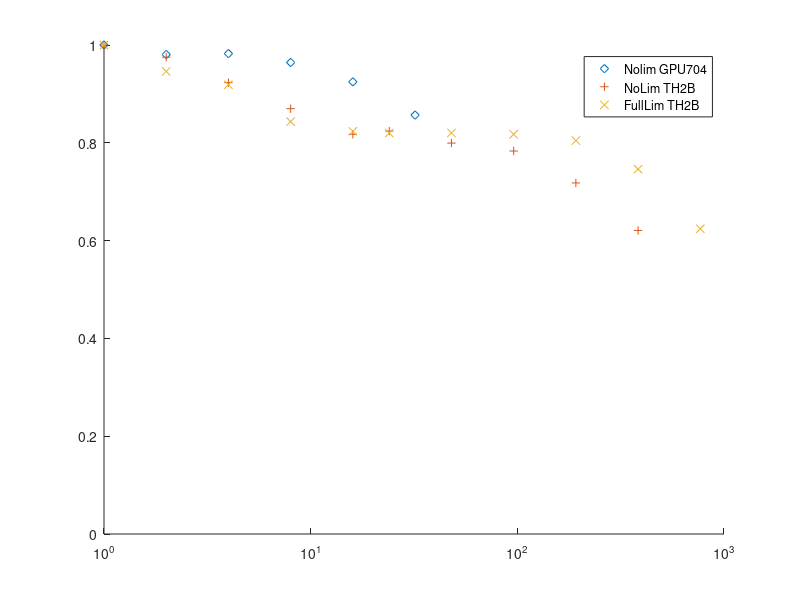

Here is the MATLAB script that generated this plot:
hold on;

%% 

d.machine = 'gs';
d.case = 'test_Euler_.UniformRT512_Tri_RR2_TW10_Nolim';
d.commit = '3810dd9592bcf2fb1641edfe80d8128db7f72797';
d.testLen = '10 internal';
d.ncpu = [1 2 4 8 16 32]; 
d.t = [ ...
    mean([11.678, 11.514]),...
    mean([6.034,5.852,5.853]),...
    mean([2.987,2.962,2.972,2.918,2.915]),...
    mean([1.517,1.475,1.512,1.509]),...
    mean([0.869,0.761,0.760,0.761,0.760,0.792]),...
    mean([0.452,0.447,0.402,0.409,0.419,0.409])
    ];

spvflop = 10./(d.ncpu.*d.t);

plot(d.ncpu,spvflop/spvflop(1),'d','DisplayName','Nolim GPU704');
set(gca,'XScale','log');
ylim([0,inf]);
fprintf("%s::::%s, 1 core spvflop %g\n", d.machine, d.case, spvflop(1));


%% 

d.machine = 'TH2B';
d.case = 'test_Euler_.UniformRT512_Tri_RR2_TW10_Nolim';
d.commit = '3810dd9592bcf2fb1641edfe80d8128db7f72797';
d.testLen = '10 internal';
d.ncpu = [1 2 4 8 16 1*24 2*24 4*24 8*24 16*24]; 
d.t = [ ...
    mean([34.491, 34.586,34.566,34.617]),...
    mean([17.726, 17.854 ,17.660,17.660]),...
    mean([9.340,9.315,9.504,9.286]),...
    mean([4.961,4.968,4.967,4.974]),...
    mean([2.647,2.644,2.643,2.638]),...
    mean([1.746,1.741,1.766,1.739]),...
    mean([0.909,0.897,0.898,0.899]),...
    mean([0.457,0.459,0.462,0.461]),...
    mean([0.252,0.252,0.250,0.249]),...
    mean([0.147,0.145,0.145,0.143])
    ];

spvflop = 10./(d.ncpu.*d.t);

plot(d.ncpu,spvflop/spvflop(1),'+','DisplayName','NoLim TH2B');
set(gca,'XScale','log');
ylim([0,inf]);
fprintf("%s::::%s, 1 core spvflop %g\n", d.machine, d.case, spvflop(1));

%% 

d.machine = 'TH2B';
d.case = 'test_Euler_.UniformRT512_Tri_New_RR2_TW10_FullLim';
d.commit = '3810dd9592bcf2fb1641edfe80d8128db7f72797';
d.testLen = '10 internal';
d.ncpu = [1 2 4 8 16 1*24 2*24 4*24 8*24 16*24,32*24]; 
d.t = [ ...
    mean([120.999, 120.592,120.596,120.564]),...
    mean([63.988, 63.935 ,63.464,63.747]),...
    mean([32.806,32.896,32.657,32.999]),...
    mean([17.935,17.886,17.860,17.867]),...
    mean([9.158,9.159,9.161,9.161]),...
    mean([6.125,6.142,6.139,6.123]),...
    mean([3.066,3.066,3.065,3.063]),...
    mean([1.537,1.541,1.538,1.536]),...
    mean([0.782,0.783,0.780,0.780]),...
    mean([0.421,0.422,0.421,0.421]),...
    mean([0.252,0.252,0.252,0.251])
    ];

spvflop = 10./(d.ncpu.*d.t);

plot(d.ncpu,spvflop/spvflop(1),'x','DisplayName','FullLim TH2B');
set(gca,'XScale','log');
ylim([0,inf]);
fprintf("%s::::%s, 1 core spvflop %g\n", d.machine, d.case, spvflop(1));

%%
legend('Location','best');
